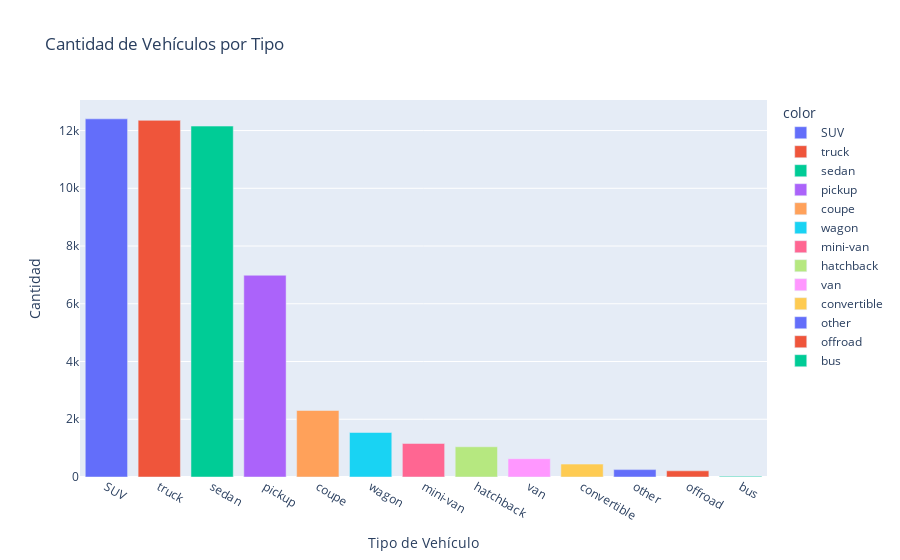

The notebook cell saved with this chart:
### Code cell
# Contar la cantidad de vehículos por tipo
type_counts = df['type'].value_counts()

# Crear un gráfico de barras interactivo
fig_type_bar = px.bar(
    x=type_counts.index,
    y=type_counts.values,
    title='Cantidad de Vehículos por Tipo',
    labels={'x': 'Tipo de Vehículo', 'y': 'Cantidad'},
    color=type_counts.index # Asigna un color a cada tipo
)

# Mostrar el gráfico
fig_type_bar.show()

### Figure 1 — Plotly figure (JSON) as saved in the notebook; plotly's stock layout.template omitted (floating-point values rounded to 4 significant figures)
{"data": [{"hovertemplate": "color=SUV<br>Tipo de Vehículo=%{x}<br>Cantidad=%{y}<extra></extra>", "legendgroup": "SUV", "marker": {"color": "#636efa", "pattern": {"shape": ""}}, "name": "SUV", "orientation": "v", "showlegend": true, "textposition": "auto", "type": "bar", "x": ["SUV"], "xaxis": "x", "y": [12405], "yaxis": "y"}, {"hovertemplate": "color=truck<br>Tipo de Vehículo=%{x}<br>Cantidad=%{y}<extra></extra>", "legendgroup": "truck", "marker": {"color": "#EF553B", "pattern": {"shape": ""}}, "name": "truck", "orientation": "v", "showlegend": true, "textposition": "auto", "type": "bar", "x": ["truck"], "xaxis": "x", "y": [12353], "yaxis": "y"}, {"hovertemplate": "color=sedan<br>Tipo de Vehículo=%{x}<br>Cantidad=%{y}<extra></extra>", "legendgroup": "sedan", "marker": {"color": "#00cc96", "pattern": {"shape": ""}}, "name": "sedan", "orientation": "v", "showlegend": true, "textposition": "auto", "type": "bar", "x": ["sedan"], "xaxis": "x", "y": [12154], "yaxis": "y"}, {"hovertemplate": "color=pickup<br>Tipo de Vehículo=%{x}<br>Cantidad=%{y}<extra></extra>", "legendgroup": "pickup", "marker": {"color": "#ab63fa", "pattern": {"shape": ""}}, "name": "pickup", "orientation": "v", "showlegend": true, "textposition": "auto", "type": "bar", "x": ["pickup"], "xaxis": "x", "y": [6988], "yaxis": "y"}, {"hovertemplate": "color=coupe<br>Tipo de Vehículo=%{x}<br>Cantidad=%{y}<extra></extra>", "legendgroup": "coupe", "marker": {"color": "#FFA15A", "pattern": {"shape": ""}}, "name": "coupe", "orientation": "v", "showlegend": true, "textposition": "auto", "type": "bar", "x": ["coupe"], "xaxis": "x", "y": [2303], "yaxis": "y"}, {"hovertemplate": "color=wagon<br>Tipo de Vehículo=%{x}<br>Cantidad=%{y}<extra></extra>", "legendgroup": "wagon", "marker": {"color": "#19d3f3", "pattern": {"shape": ""}}, "name": "wagon", "orientation": "v", "showlegend": true, "textposition": "auto", "type": "bar", "x": ["wagon"], "xaxis": "x", "y": [1541], "yaxis": "y"}, {"hovertemplate": "color=mini-van<br>Tipo de Vehículo=%{x}<br>Cantidad=%{y}<extra></extra>", "legendgroup": "mini-van", "marker": {"color": "#FF6692", "pattern": {"shape": ""}}, "name": "mini-van", "orientation": "v", "showlegend": true, "textposition": "auto", "type": "bar", "x": ["mini-van"], "xaxis": "x", "y": [1161], "yaxis": "y"}, {"hovertemplate": "color=hatchback<br>Tipo de Vehículo=%{x}<br>Cantidad=%{y}<extra></extra>", "legendgroup": "hatchback", "marker": {"color": "#B6E880", "pattern": {"shape": ""}}, "name": "hatchback", "orientation": "v", "showlegend": true, "textposition": "auto", "type": "bar", "x": ["hatchback"], "xaxis": "x", "y": [1047], "yaxis": "y"}, {"hovertemplate": "color=van<br>Tipo de Vehículo=%{x}<br>Cantidad=%{y}<extra></extra>", "legendgroup": "van", "marker": {"color": "#FF97FF", "pattern": {"shape": ""}}, "name": "van", "orientation": "v", "showlegend": true, "textposition": "auto", "type": "bar", "x": ["van"], "xaxis": "x", "y": [633], "yaxis": "y"}, {"hovertemplate": "color=convertible<br>Tipo de Vehículo=%{x}<br>Cantidad=%{y}<extra></extra>", "legendgroup": "convertible", "marker": {"color": "#FECB52", "pattern": {"shape": ""}}, "name": "convertible", "orientation": "v", "showlegend": true, "textposition": "auto", "type": "bar", "x": ["convertible"], "xaxis": "x", "y": [446], "yaxis": "y"}, {"hovertemplate": "color=other<br>Tipo de Vehículo=%{x}<br>Cantidad=%{y}<extra></extra>", "legendgroup": "other", "marker": {"color": "#636efa", "pattern": {"shape": ""}}, "name": "other", "orientation": "v", "showlegend": true, "textposition": "auto", "type": "bar", "x": ["other"], "xaxis": "x", "y": [256], "yaxis": "y"}, {"hovertemplate": "color=offroad<br>Tipo de Vehículo=%{x}<br>Cantidad=%{y}<extra></extra>", "legendgroup": "offroad", "marker": {"color": "#EF553B", "pattern": {"shape": ""}}, "name": "offroad", "orientation": "v", "showlegend": true, "textposition": "auto", "type": "bar", "x": ["offroad"], "xaxis": "x", "y": [214], "yaxis": "y"}, {"hovertemplate": "color=bus<br>Tipo de Vehículo=%{x}<br>Cantidad=%{y}<extra></extra>", "legendgroup": "bus", "marker": {"color": "#00cc96", "pattern": {"shape": ""}}, "name": "bus", "orientation": "v", "showlegend": true, "textposition": "auto", "type": "bar", "x": ["bus"], "xaxis": "x", "y": [24], "yaxis": "y"}], "layout": {"barmode": "relative", "legend": {"title": {"text": "color"}, "tracegroupgap": 0}, "title": {"text": "Cantidad de Vehículos por Tipo"}, "xaxis": {"anchor": "y", "domain": [0, 1], "title": {"text": "Tipo de Vehículo"}}, "yaxis": {"anchor": "x", "domain": [0, 1], "title": {"text": "Cantidad"}}}}
